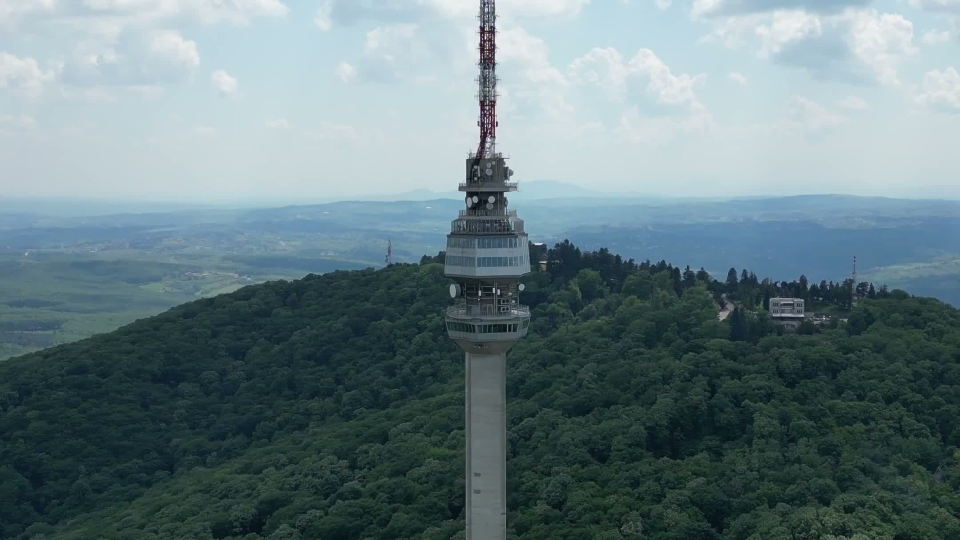
#> input picture imgs/01_3.jpg, 1920 x 1080 px, found by its file name (shown at 1/2 size)
$ python -i largo_miniatura.py   (imports and definitions only)
#> lines starting #> are read from the running program, lines starting #| are printed output that depends on the picture
#!/usr/bin/env python3
"""Tres miniaturas de YouTube (1280x720) pensadas para el clic. La A es la que se publica.

Rediseño (14-nov-2026, petición del usuario: «mejorar notablemente las miniaturas fijándote en vídeos similares con
muchas visitas»). Lo que tienen en común las miniaturas que más funcionan en mitología, misterio y futuro (outliers de
vidIQ: «Hércules y el toro de Creta» x235, «2030 LO OCULTAN» x411, «33 misterios sin explicar», «RESUELTO»...):
  - la imagen ocupa TODA la miniatura, luminosa, épica y con colores saturados (nada de media miniatura en negro);
  - texto ENORME de 1-3 palabras abajo o en un lateral, con un color de marca por temática (oro metálico en mitología,
    amarillo con caja blanca en futuro, rojo encendido en misterio), contorno grueso y sombra;
  - solo se oscurece la franja donde va el texto.
Además, si la imagen base sale oscura se ilumina, y si sale casi negra o vacía se cambia por otra (nunca más una
miniatura en negro con solo letras).

Uso: CANAL=<relatos|ano2100|cajanegra|...> python3 largo_miniatura.py <carpeta>
     -> miniatura_A.jpg, miniatura_B.jpg, miniatura_C.jpg
"""
import io, json, os, shutil, sys
from PIL import Image, ImageChops, ImageDraw, ImageEnhance, ImageFilter, ImageFont, ImageStat

D = os.path.abspath(sys.argv[1])
# [1 line not run here, left out]
AQUI = os.path.dirname(os.path.abspath(__file__))
KIT = os.path.dirname(AQUI)
FUENTES = os.path.join(KIT, "fonts")
W, HH = 1280, 720
CANAL = os.environ.get("CANAL", "")
# [4 lines not run here, left out]

LIMPIA = lambda p: p.strip(".,¿?¡!:;\"'«»")
# [1 line that did not run here, left out]
# [1 line that did not run here, left out]
# [2 lines that did not run here, left out]

ESTILOS = {
    # mitología / historias: letras romanas en oro metálico (como las de los vídeos de mitología con más visitas)
    "relatos": dict(fuente=("Cinzel-VF.ttf", b"Black"), relleno="oro", clave="rojo", mayor=1.0, ajuste=0.0),
    # futuro: palabra clave gigante en amarillo y el resto en caja blanca con letras negras
    "ano2100": dict(fuente=("Anton-Regular.ttf", None), relleno="blanco", clave="amarillo", mayor=1.12, ajuste=0.02),
    # misterio / crímenes: rojo encendido con brillo, resto en blanco
    "cajanegra": dict(fuente=("Anton-Regular.ttf", None), relleno="blanco", clave="rojo_neon", mayor=1.12, ajuste=0.02),
}
EST = ESTILOS.get(CANAL, dict(fuente=("Inter-Black.otf", None), relleno="blanco", clave="amarillo", mayor=1.0, ajuste=0.0))


# [9 lines left out: function fuente, not called in this run]


# ---------------------------------------------------------------- imagen base
def luz(im):
    s = ImageStat.Stat(im.convert("L"))
    return s.mean[0], s.stddev[0]


def valida(p):
    """Descarta imágenes casi negras, vacías o planas (lo que dio la miniatura negra de «HUMILLÓ A ZEUS»)."""
    try:
        m, sd = luz(Image.open(p).convert("RGB").resize((160, 90)))
        return m > 38 and sd > 22
    except Exception:
        return False


def base(p, espejo=False):
    im = Image.open(p).convert("RGB")
    s = max(W / im.width, HH / im.height)
    im = im.resize((round(im.width * s), round(im.height * s)), Image.LANCZOS)
    x, y = (im.width - W) // 2, (im.height - HH) // 2
    im = im.crop((x, y, x + W, y + HH))
    if espejo:
        im = im.transpose(Image.FLIP_LEFT_RIGHT)
    # si está oscura, se levantan las sombras (curva gamma) hasta una luminosidad media de miniatura que se ve bien
    m, _ = luz(im)
    if m < 105:
        g = max(0.5, min(1.0, (m / 105) ** 0.9))
        im = im.point(lambda v: int(255 * (v / 255) ** g))
    im = ImageEnhance.Contrast(im).enhance(1.18)
    im = ImageEnhance.Color(im).enhance(1.35)
    im = im.filter(ImageFilter.UnsharpMask(radius=2, percent=120, threshold=2))
    # viñeta muy suave (solo esquinas): el centro se queda luminoso
    v = Image.new("L", (W, HH), 0)
    ImageDraw.Draw(v).ellipse((-W * 0.25, -HH * 0.35, W * 1.25, HH * 1.35), fill=255)
    v = v.filter(ImageFilter.GaussianBlur(140))
    return Image.composite(im, Image.new("RGB", (W, HH)), v.point(lambda x: 150 + x * 105 // 255))


def sombra_abajo(im, desde=0.5, fuerza=0.82):
    g = Image.new("L", (1, HH))
    for y in range(HH):
        g.putpixel((0, y), int(255 * fuerza * max(0, (y / HH - desde) / (1 - desde)) ** 1.25))
    return Image.composite(Image.new("RGB", (W, HH)), im, g.resize((W, HH)))


def sombra_lado(im, lado="izq", ancho=0.55, fuerza=0.7):
    g = Image.new("L", (W, 1))
    for x in range(W):
        u = x / W if lado == "izq" else 1 - x / W
        g.putpixel((x, 0), int(255 * fuerza * max(0, 1 - u / ancho) ** 1.5))
    return Image.composite(Image.new("RGB", (W, HH)), im, g.resize((W, HH)))


# ---------------------------------------------------------------- texto
# [55 lines left out: functions rellenos, poner, ajustar, not called in this run]


def repartir():
    """Líneas del texto: la palabra clave en su propia línea y más grande (es lo primero que se lee)."""
    limp = [LIMPIA(p) for p in TXT]
    if CLAVE in limp and len(TXT) > 1:
        i = limp.index(CLAVE)
        antes, despues = TXT[:i], TXT[i + 1:]
        ls = []
        if antes:
            ls.append((SEC, antes, False))
        ls.append((EST["mayor"], [TXT[i]], True))
        if despues:
            ls.append((SEC, despues, False))
        return ls
    if len(TXT) <= 2:
        return [(1.0, TXT, True)]
    c = (len(TXT) + 1) // 2
    return [(0.7, TXT[:c], False), (1.0, TXT[c:], True)]


SEC = 0.62 if EST["fuente"][0].startswith("Cinzel") else 0.74


def color_de(es_clave):
    return EST["clave"] if es_clave else EST["relleno"]


def brillo_de(nombre):
    return {"rojo_neon": (255, 0, 0), "oro": (255, 170, 40), "amarillo": (255, 190, 0)}.get(nombre)


def texto_abajo(im):
    """Variante «Hércules»: texto centrado abajo, a todo lo ancho, sobre una franja oscurecida."""
    ls = repartir()
    fs = ajustar([(e, l) for e, l, _ in ls], W * 0.92, HH * 0.46)
    alto = sum(int(f.size * 1.0) for f in fs)
    y = HH - alto - 34
    d = ImageDraw.Draw(im)
    for f, (e, l, k) in zip(fs, ls):
        tw = d.textlength(" ".join(l), font=f)
        top = d.textbbox((0, 0), " ".join(l), font=f)[1]
        im = poner(im, l, f, (W - tw) / 2, y - top, color_de(k), brillo_de(color_de(k)))
        y += int(f.size * 1.0)
    return im


def texto_lado(im, lado="izq"):
    """Variante «2030 LO OCULTAN»: palabra clave gigante y el resto en caja de color debajo, en un lateral."""
    ls = repartir()
    ancho = W * 0.5
    fs = ajustar([(e, l) for e, l, _ in ls], ancho, HH * 0.8, 260)
    d = ImageDraw.Draw(im)
    alto = sum(int(f.size * 1.08) for f in fs)
    y = (HH - alto) // 2
    x0 = 56 if lado == "izq" else W - 56 - ancho
    for f, (e, l, k) in zip(fs, ls):
        s = " ".join(l)
        tw = d.textlength(s, font=f)
        l_, t_, r_, b_ = d.textbbox((0, 0), s, font=f)
        x = x0 + (ancho - tw) / 2
        if k:
            im = poner(im, l, f, x, y - t_, color_de(True), brillo_de(color_de(True)))
        else:   # caja: blanca con letras negras (oro: caja negra con letras doradas)
            caja_col, letra = ((10, 10, 10), "oro") if EST["relleno"] == "oro" else ((255, 255, 255), "negro")
            pad = f.size * 0.16
            dd = ImageDraw.Draw(im)
            dd.rectangle((x - pad, y - pad * 0.55, x + tw + pad, y + (b_ - t_) + pad * 0.55), fill=caja_col)
            im = poner(im, l, f, x, y - t_, letra, contorno=False)
        y += int(f.size * 1.08)
    return im


# ---------------------------------------------------------------- imágenes
escenas = sorted(f for f in os.listdir(f"{D}/imgs") if f.endswith(".jpg")) if os.path.isdir(f"{D}/imgs") else []
candidatas = [f"{D}/miniatura_base.jpg"] + [f"{D}/miniatura_ia_{k}.jpg" for k in (1, 2, 3)] + [f"{D}/imgs/{e}" for e in escenas]
candidatas = [p for p in dict.fromkeys(candidatas) if os.path.exists(p)]
buenas = [p for p in candidatas if valida(p)]
#> in valida, `m, sd = luz(Image.open(p).convert("RGB").resize((160, 90)))`: m = 120.1; sd = 75.26
#> call 2 of valida, with p = 'imgs/01_3.jpg/imgs/02_2.jpg'
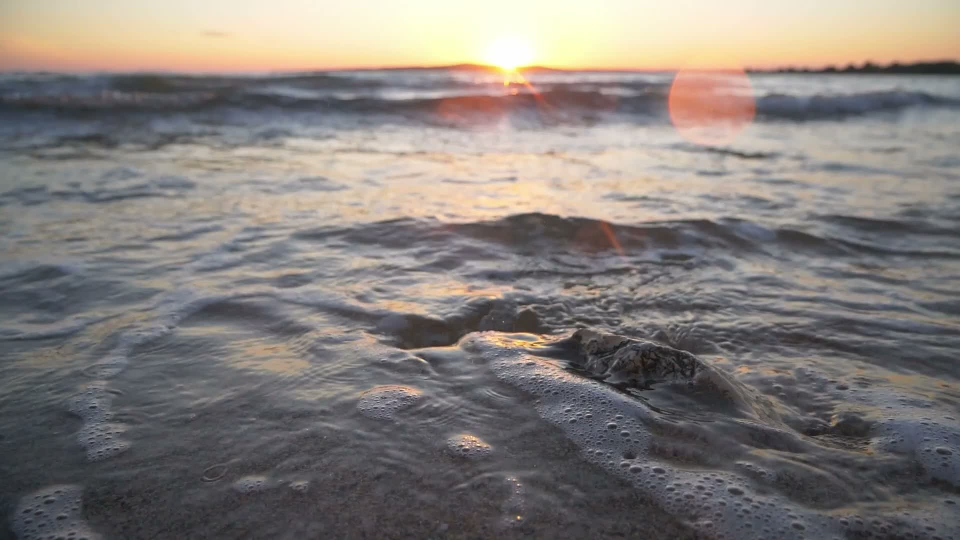
#> input picture imgs/02_2.jpg, 1920 x 1080 px, found by its file name (shown at 1/2 size)
#> in valida (call 2), `m, sd = luz(Image.open(p).convert("RGB").resize((160, 90)))`: m = 126.8; sd = 55.73
#> call 3 of valida, with p = 'imgs/01_3.jpg/imgs/03.jpg'
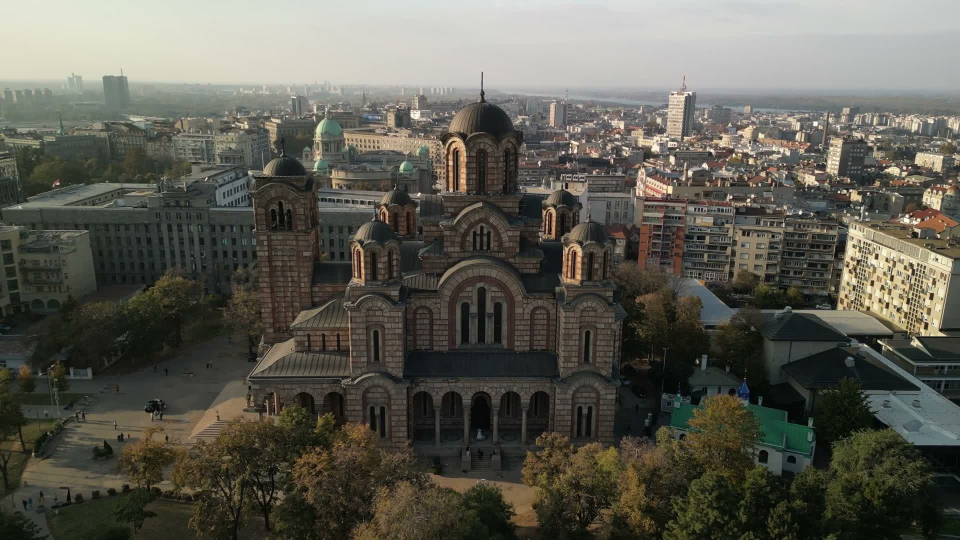
#> input picture imgs/03.jpg, 1920 x 1080 px, found by its file name (shown at 1/2 size)
#> in valida (call 3), `m, sd = luz(Image.open(p).convert("RGB").resize((160, 90)))`: m = 90.47; sd = 63
#> call 4 of valida, with p = 'imgs/01_3.jpg/imgs/04.jpg'
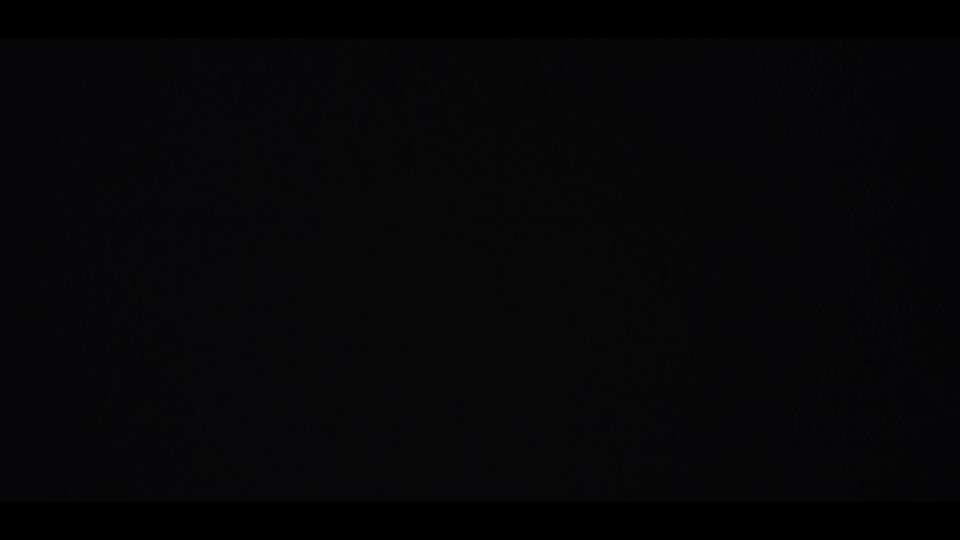
#> input picture imgs/04.jpg, 1920 x 1080 px, found by its file name (shown at 1/2 size)
#> in valida (call 4), `m, sd = luz(Image.open(p).convert("RGB").resize((160, 90)))`: m = 5.46; sd = 2.27
#> buenas = 3 items
if not buenas:
    buenas = candidatas[:1]
# [2 lines not run here, left out]
principal = buenas[0]
otras_ia = [p for p in buenas[1:] if "miniatura_ia_" in p]
#> otras_ia = []
# [1 line that did not run here, left out]
# [1 line that did not run here, left out]
# [2 lines not run here, left out]

# [1 line that did not run here, left out]
#> in base, im is the input picture: PIL image 1920x1080 RGB; mean R, G, B 104.7, 125.9, 130.8
#> in base, `im = im.resize((round(im.width * s), round(im.height * s)), Image.LANC..`:
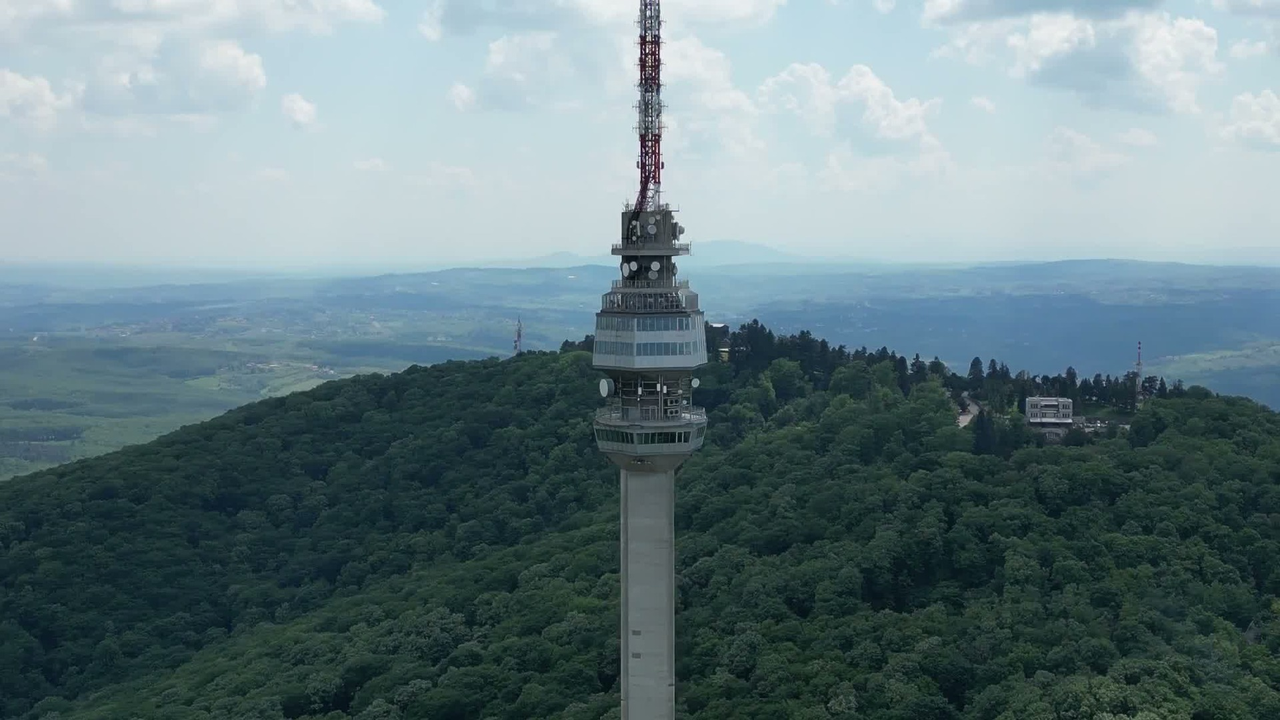
#> im: PIL image 1280x720 RGB; mean R, G, B 104.7, 125.9, 130.8
#> in base, `m, _ = luz(im)`: m = 120.1
#> in base, `im = ImageEnhance.Color(im).enhance(1.35)`:
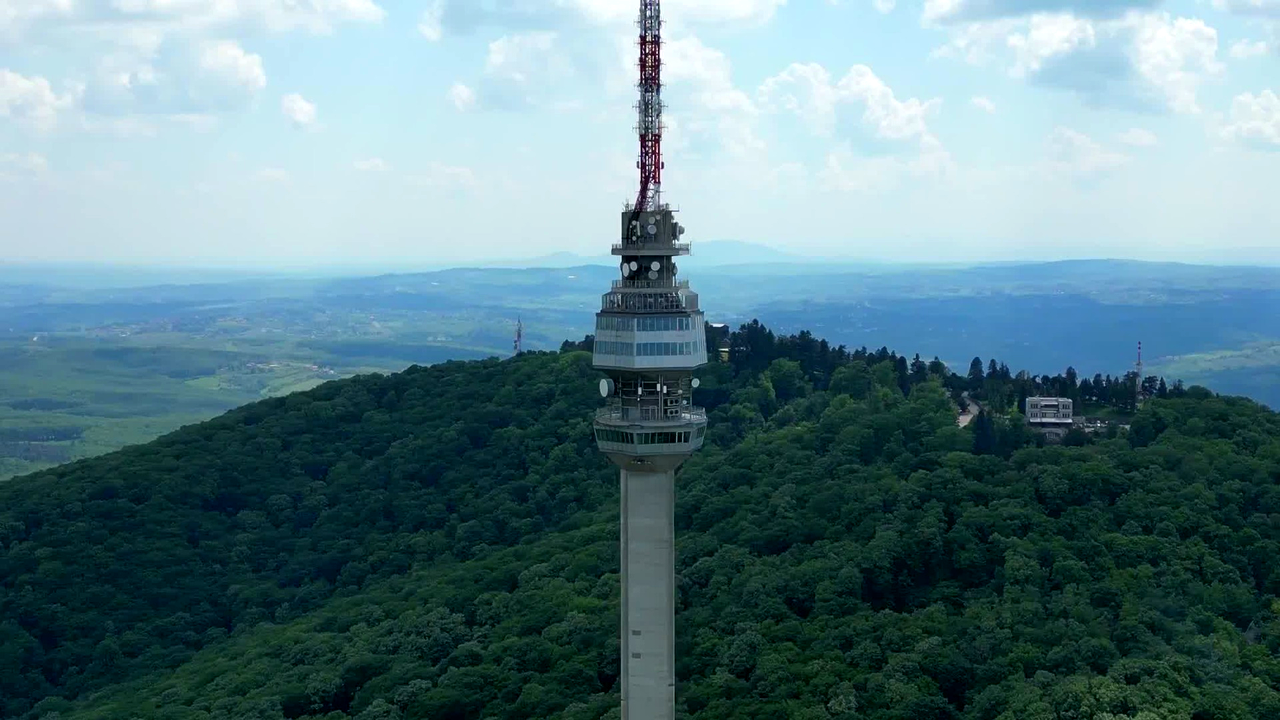
#> im: PIL image 1280x720 RGB; mean R, G, B 95.6, 128.4, 136.1
#> in base, `v = Image.new("L", (W, HH), 0)`: v: PIL image 1280x720 L; every value is 0
#> in base, `ImageDraw.Draw(v).ellipse((-W * 0.25, -HH * 0.35, W * 1.25, HH * 1.35)..`: v: PIL image 1280x720 L; every value is 255
# [1 line not run here, left out]
# [1 line that did not run here, left out]
#> in sombra_lado, `return Image.composite(Image.new("RGB", (W, HH)), im, g.resize((W, HH)))`:
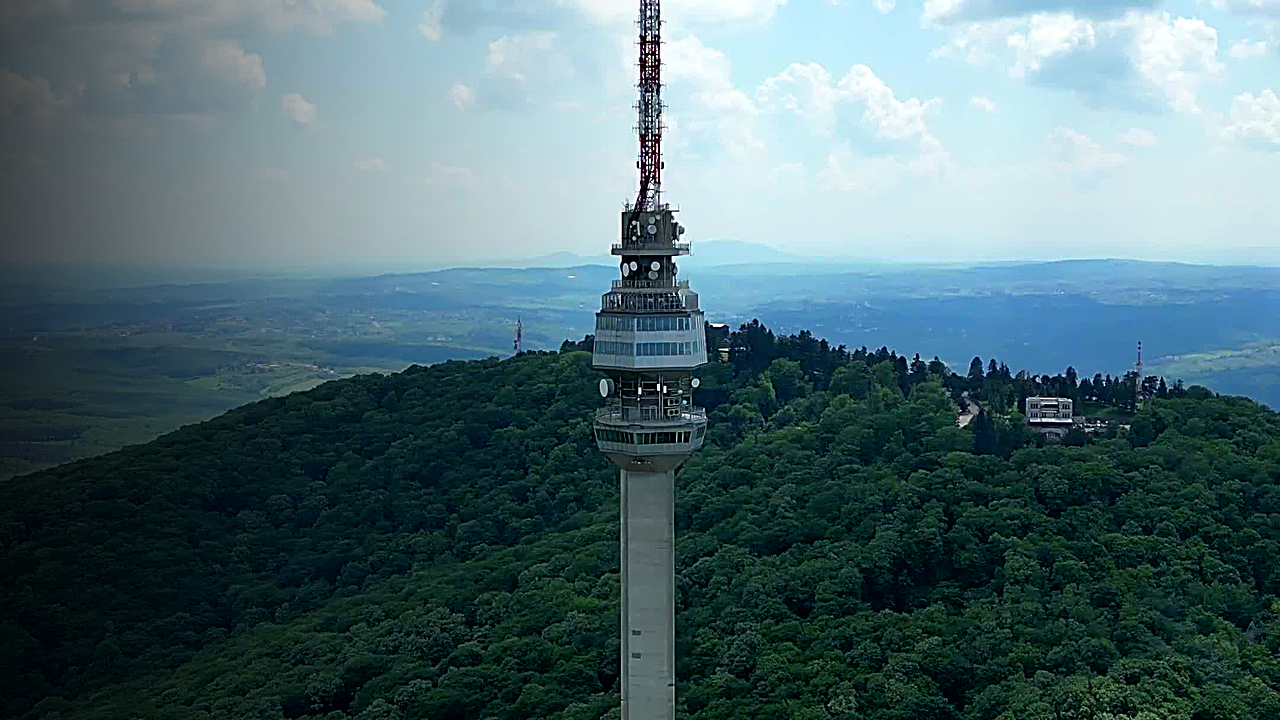
#> returned value: PIL image 1280x720 RGB; mean R, G, B 81.4, 108.4, 114.6
# [1 line not run here, left out]
# [1 line that did not run here, left out]
# [24 lines not run here, left out]

>>> result = base('../imgs/01_3.jpg')
